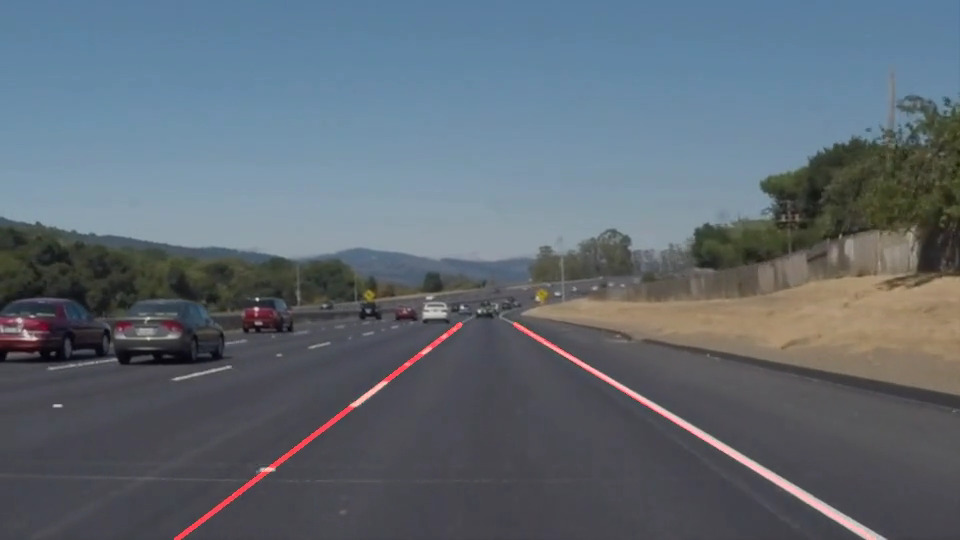
#> input picture video_out/solidWhiteRight.jpg, 960 x 540 px, found by its file name
$ jupyter execute --allow-errors P1.ipynb   (shell and % lines are left out)
#> lines starting #> are read from the running program, lines starting #| are printed output that depends on the picture; after the words box and inside, x2 and y2 are one past the last pixel; in counts of white or black regions, pixels touching at a corner belong together; pictures that were not available may be replaced by others from this repository, and a replacement may not be noted
# Self-Driving Car Engineer Nanodegree

## Project: **Finding Lane Lines on the Road**
***
In this project, you will use the tools you learned about in the lesson to identify lane lines on the road.  You can develop your pipeline on a series of individual images, and later apply the result to a video stream (really just a series of images). Check out the video clip "raw-lines-example.mp4" (also contained in this repository) to see what the output should look like after using the helper functions below.

Once you have a result that looks roughly like "raw-lines-example.mp4", you'll need to get creative and try to average and/or extrapolate the line segments you've detected to map out the full extent of the lane lines.  You can see an example of the result you're going for in the video "P1_example.mp4".  Ultimately, you would like to draw just one line for the left side of the lane, and one for the right.

In addition to implementing code, there is a brief writeup to complete. The writeup should be completed in a separate file, which can be either a markdown file or a pdf document. There is a [write up template](https://github.com/udacity/CarND-LaneLines-P1/blob/master/writeup_template.md) that can be used to guide the writing process. Completing both the code in the Ipython notebook and the writeup template will cover all of the [rubric points](https://review.udacity.com/#!/rubrics/322/view) for this project.

---
Let's have a look at our first image called 'test_images/solidWhiteRight.jpg'.  Run the 2 cells below (hit Shift-Enter or the "play" button above) to display the image.

**Note: If, at any point, you encounter frozen display windows or other confounding issues, you can always start again with a clean slate by going to the "Kernel" menu above and selecting "Restart & Clear Output".**

---

**The tools you have are color selection, region of interest selection, grayscaling, Gaussian smoothing, Canny Edge Detection and Hough Tranform line detection.  You  are also free to explore and try other techniques that were not presented in the lesson.  Your goal is piece together a pipeline to detect the line segments in the image, then average/extrapolate them and draw them onto the image for display (as below).  Once you have a working pipeline, try it out on the video stream below.**

---

<figure>

 <figcaption>
 <p></p>
 <p style="text-align: center;"> Your output should look something like this (above) after detecting line segments using the helper functions below </p>
 </figcaption>
</figure>
 <p></p>
<figure>

 <figcaption>
 <p></p>
 <p style="text-align: center;"> Your goal is to connect/average/extrapolate line segments to get output like this</p>
 </figcaption>
</figure>

**Run the cell below to import some packages.  If you get an `import error` for a package you've already installed, try changing your kernel (select the Kernel menu above --> Change Kernel).  Still have problems?  Try relaunching Jupyter Notebook from the terminal prompt.  Also, consult the forums for more troubleshooting tips.**

## Import Packages

[cell 1]
#importing some useful packages
import matplotlib.pyplot as plt
import matplotlib.image as mpimg
import numpy as np
import cv2

## Read in an Image

[cell 2]
#reading in an image
image = mpimg.imread('test_images/solidWhiteRight.jpg')
#> image is the input picture: shape (540, 960, 3); mean R, G, B 95.7, 105.8, 115.5

#printing out some stats and plotting
print('This image is:', type(image), 'with dimensions:', image.shape)
#| This image is: <class 'numpy.ndarray'> with dimensions: (540, 960, 3)
plt.imshow(image)  # if you wanted to show a single color channel image called 'gray', for example, call as plt.imshow(gray, cmap='gray')

## Ideas for Lane Detection Pipeline

**Some OpenCV functions (beyond those introduced in the lesson) that might be useful for this project are:**

`cv2.inRange()` for color selection
`cv2.fillPoly()` for regions selection
`cv2.line()` to draw lines on an image given endpoints
`cv2.addWeighted()` to coadd / overlay two images
`cv2.cvtColor()` to grayscale or change color
`cv2.imwrite()` to output images to file
`cv2.bitwise_and()` to apply a mask to an image

**Check out the OpenCV documentation to learn about these and discover even more awesome functionality!**

## Helper Functions

Below are some helper functions to help get you started. They should look familiar from the lesson!

[cell 3]
import math

def grayscale(img):
    """Applies the Grayscale transform
    This will return an image with only one color channel
    but NOTE: to see the returned image as grayscale
    (assuming your grayscaled image is called 'gray')
    you should call plt.imshow(gray, cmap='gray')"""
    return cv2.cvtColor(img, cv2.COLOR_RGB2GRAY)
    # Or use BGR2GRAY if you read an image with cv2.imread()
    # return cv2.cvtColor(img, cv2.COLOR_BGR2GRAY)

def canny(img, low_threshold, high_threshold):
    """Applies the Canny transform"""
    return cv2.Canny(img, low_threshold, high_threshold)

def gaussian_blur(img, kernel_size):
    """Applies a Gaussian Noise kernel"""
    return cv2.GaussianBlur(img, (kernel_size, kernel_size), 0)

def region_of_interest(img, vertices):
    """
    Applies an image mask.

    Only keeps the region of the image defined by the polygon
    formed from `vertices`. The rest of the image is set to black.
    """
    #defining a blank mask to start with
    mask = np.zeros_like(img)

    #defining a 3 channel or 1 channel color to fill the mask with depending on the input image
    if len(img.shape) > 2:
        channel_count = img.shape[2]  # i.e. 3 or 4 depending on your image
        ignore_mask_color = (255,) * channel_count
    else:
        ignore_mask_color = 255

    #filling pixels inside the polygon defined by "vertices" with the fill color
    cv2.fillPoly(mask, vertices, ignore_mask_color)

    #returning the image only where mask pixels are nonzero
    masked_image = cv2.bitwise_and(img, mask)
    return masked_image


def draw_lines(img, lines, color=[255, 0, 0], thickness=2):
    """
    NOTE: this is the function you might want to use as a starting point once you want to
    average/extrapolate the line segments you detect to map out the full
    extent of the lane (going from the result shown in raw-lines-example.mp4
    to that shown in P1_example.mp4).

    Think about things like separating line segments by their
    slope ((y2-y1)/(x2-x1)) to decide which segments are part of the left
    line vs. the right line.  Then, you can average the position of each of
    the lines and extrapolate to the top and bottom of the lane.

    This function draws `lines` with `color` and `thickness`.
    Lines are drawn on the image inplace (mutates the image).
    If you want to make the lines semi-transparent, think about combining
    this function with the weighted_img() function below
    """
    for line in lines:
        for x1,y1,x2,y2 in line:

            cv2.line(img, (x1, y1), (x2, y2), color, thickness)

def hough_lines(img, rho, theta, threshold, min_line_len, max_line_gap):
    """
    `img` should be the output of a Canny transform.

    Returns an image with hough lines drawn.
    """
    lines = cv2.HoughLinesP(img, rho, theta, threshold, np.array([]), minLineLength=min_line_len, maxLineGap=max_line_gap)
    line_img = np.zeros((img.shape[0], img.shape[1], 3), dtype=np.uint8)
    draw_lines(line_img, lines)
    return line_img

# Python 3 has support for cool math symbols.

def weighted_img(img, initial_img, α=0.8, β=1., λ=0.):
    """
    `img` is the output of the hough_lines(), An image with lines drawn on it.
    Should be a blank image (all black) with lines drawn on it.

    `initial_img` should be the image before any processing.

    The result image is computed as follows:

    initial_img * α + img * β + λ
    NOTE: initial_img and img must be the same shape!
    """
    return cv2.addWeighted(initial_img, α, img, β, λ)

## Test Images

Build your pipeline to work on the images in the directory "test_images"
**You should make sure your pipeline works well on these images before you try the videos.**

[cell 4]
import os
os.listdir("test_images/")

## Build a Lane Finding Pipeline

Build the pipeline and run your solution on all test_images. Make copies into the `test_images_output` directory, and you can use the images in your writeup report.

Try tuning the various parameters, especially the low and high Canny thresholds as well as the Hough lines parameters.

[cell 5]
# TODO: Build your pipeline that will draw lane lines on the test_images
# then save them to the test_images_output directory.
left_bottom = [0, 9]
right_bottom = [1, 1]
apex = [40, 0]

trap_bottom_width = 0.85  # width of bottom edge of trapezoid, expressed as percentage of image width
trap_top_width = 0.07  # ditto for top edge of trapezoid
trap_height = 0.4  # height of the trapezoid expressed as percentage of image height


tri = np.array([left_bottom,right_bottom,apex], np.int32)

for img in os.listdir("test_images/"):
    image = mpimg.imread("test_images/"+img)
    imshape = image.shape
#> imshape = (540, 960, 3)
    vertices = np.array([[(0,imshape[0]),(470, 300), (490, 300), (imshape[1],imshape[0])]], dtype=np.int32)
    gray = grayscale(image)
#> in grayscale, `return cv2.cvtColor(img, cv2.COLOR_RGB2GRAY)`:
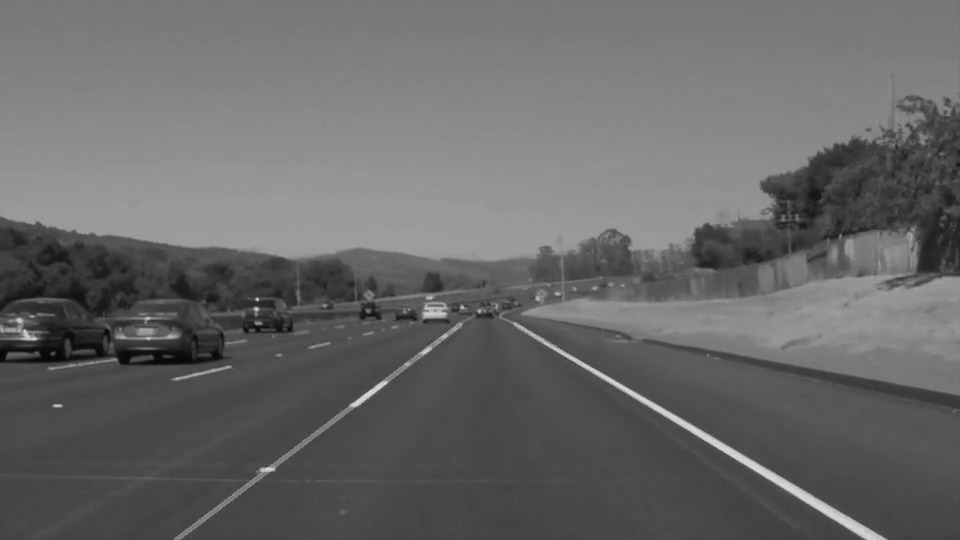
#> returned value: shape (540, 960); min 2, max 226, mean 103.9
    kernel_size = 3
    blur_grey = gaussian_blur(gray,kernel_size)
    low_threshold = 50
    high_threshold = 150
    edges = canny(img=blur_grey,high_threshold=high_threshold,low_threshold=low_threshold)
#> in canny, `return cv2.Canny(img, low_threshold, high_threshold)`:
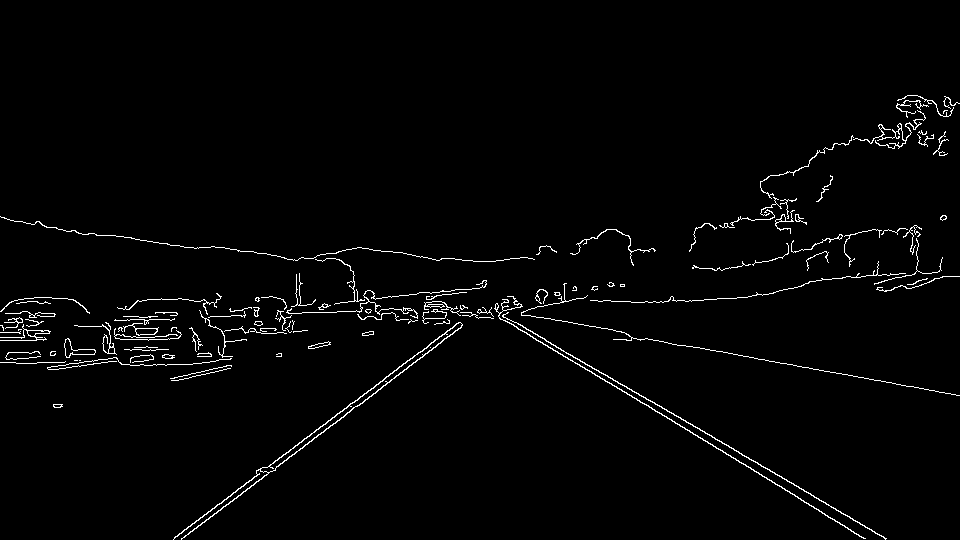
#> returned value: shape (540, 960); 1.9% white in thin lines or dots, all inside (x1, y1, x2, y2) = (0, 95, 960, 540)
    plt.imshow(edges, cmap='Greys_r')
    plt.figure()
    plt.imshow(edges, cmap='Greys_r')
    cut_image = region_of_interest(img=edges,vertices=vertices)
#> in region_of_interest, `cv2.fillPoly(mask, vertices, ignore_mask_color)`:
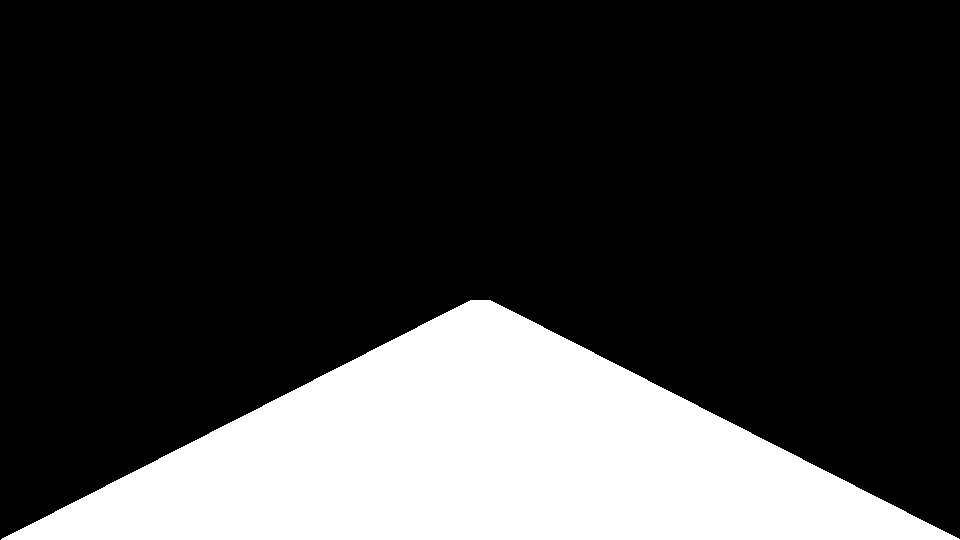
#> mask: shape (540, 960); 22.7% white; 1 white region, box (x1, y1, x2, y2) and area: (1, 300, 960, 540) 117830
#> in region_of_interest, `masked_image = cv2.bitwise_and(img, mask)`:
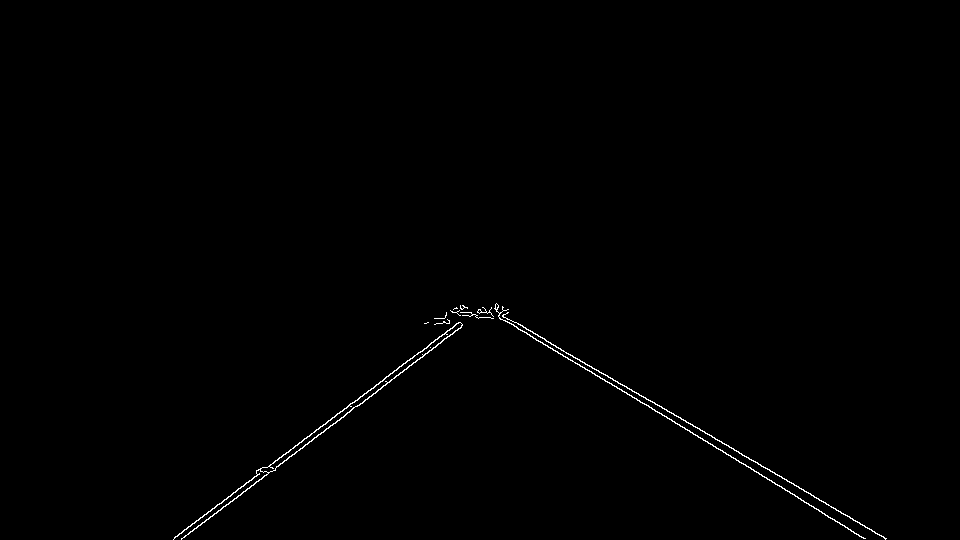
#> masked_image: shape (540, 960); 0.47% white in thin lines or dots, all inside (x1, y1, x2, y2) = (173, 303, 887, 540)
    plt.imshow(cut_image, cmap='Greys_r')
    hline = hough_lines(img=cut_image,max_line_gap=50,min_line_len=10,rho=2,theta=1,threshold=15)
#> in hough_lines, `lines = cv2.HoughLinesP(img, rho, theta, threshold, np.array([]), minL..`: lines = 70 rows, first 6: [836, 510, 852, 518], [350, 403, 428, 352], [256, 471, 363, 402], [260, 471, 339, 420], [179, 533, 254, 484], [337, 413, 415, 362]
#> the loop in draw_lines, `for line in lines:` made 70 passes
#> line on passes 1 to 12: [[836, 510, 852, 518]], [[350, 403, 428, 352]], [[256, 471, 363, 402]], [[260, 471, 339, 420]], [[179, 533, 254, 484]], [[337, 413, 415, 362]], [[680, 426, 757, 462]], [[380, 381, 498, 305]], [[454, 308, 464, 312]], [[462, 305, 579, 359]], [[580, 366, 638, 393]], [[311, 433, 389, 382]]
    plt.imshow(hline, cmap='Greys_r')
    plt.figure()
    imgw = weighted_img(hline,image)
#> in weighted_img, `return cv2.addWeighted(initial_img, α, img, β, λ)`:
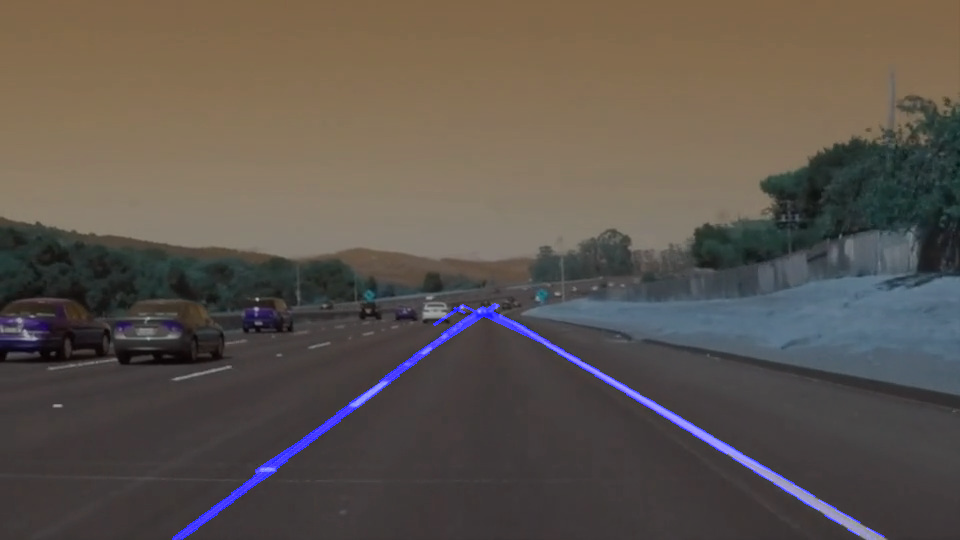
#> returned value: shape (540, 960, 3); mean of channels 0, 1, 2 78.1, 84.6, 92.4; drawn as B, G, R
    plt.imshow(imgw, cmap='Greys_r')
    plt.figure()
